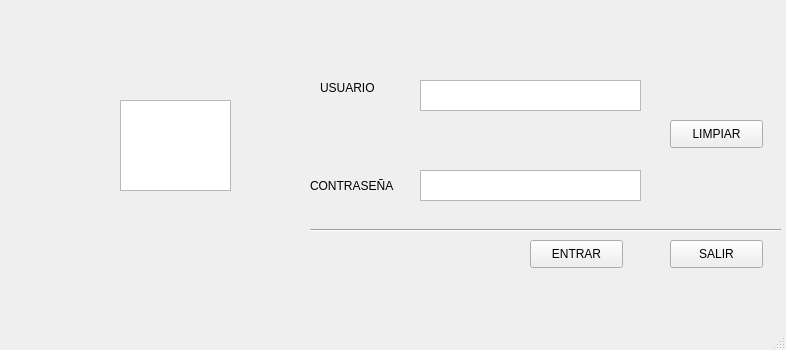
<?xml version="1.0" encoding="UTF-8"?>
<ui version="4.0">
 <class>MainWindow</class>
 <widget class="QMainWindow" name="MainWindow">
  <property name="geometry">
   <rect>
    <x>0</x>
    <y>0</y>
    <width>786</width>
    <height>350</height>
   </rect>
  </property>
  <property name="windowTitle">
   <string>MainWindow</string>
  </property>
  <widget class="QWidget" name="centralwidget">
   <widget class="QLabel" name="label">
    <property name="geometry">
     <rect>
      <x>320</x>
      <y>80</y>
      <width>56</width>
      <height>16</height>
     </rect>
    </property>
    <property name="text">
     <string>USUARIO</string>
    </property>
   </widget>
   <widget class="QLabel" name="label_2">
    <property name="geometry">
     <rect>
      <x>310</x>
      <y>170</y>
      <width>101</width>
      <height>31</height>
     </rect>
    </property>
    <property name="text">
     <string>CONTRASEÑA</string>
    </property>
   </widget>
   <widget class="QTextEdit" name="textUsuario">
    <property name="geometry">
     <rect>
      <x>420</x>
      <y>80</y>
      <width>221</width>
      <height>31</height>
     </rect>
    </property>
   </widget>
   <widget class="QTextEdit" name="textPass">
    <property name="geometry">
     <rect>
      <x>420</x>
      <y>170</y>
      <width>221</width>
      <height>31</height>
     </rect>
    </property>
   </widget>
   <widget class="QPushButton" name="pushLimpiar">
    <property name="geometry">
     <rect>
      <x>670</x>
      <y>120</y>
      <width>93</width>
      <height>28</height>
     </rect>
    </property>
    <property name="text">
     <string>LIMPIAR</string>
    </property>
   </widget>
   <widget class="QPushButton" name="pushEntrar">
    <property name="geometry">
     <rect>
      <x>530</x>
      <y>240</y>
      <width>93</width>
      <height>28</height>
     </rect>
    </property>
    <property name="text">
     <string>ENTRAR</string>
    </property>
   </widget>
   <widget class="QPushButton" name="pushSalir">
    <property name="geometry">
     <rect>
      <x>670</x>
      <y>240</y>
      <width>93</width>
      <height>28</height>
     </rect>
    </property>
    <property name="text">
     <string>SALIR</string>
    </property>
   </widget>
   <widget class="QTextEdit" name="textEdit">
    <property name="geometry">
     <rect>
      <x>120</x>
      <y>100</y>
      <width>111</width>
      <height>91</height>
     </rect>
    </property>
    <property name="styleSheet">
     <string notr="true">
border-image: url(:/logo/icono.jpg);</string>
    </property>
   </widget>
   <widget class="Line" name="line">
    <property name="geometry">
     <rect>
      <x>310</x>
      <y>220</y>
      <width>471</width>
      <height>20</height>
     </rect>
    </property>
    <property name="orientation">
     <enum>Qt::Orientation::Horizontal</enum>
    </property>
   </widget>
  </widget>
  <widget class="QMenuBar" name="menubar">
   <property name="geometry">
    <rect>
     <x>0</x>
     <y>0</y>
     <width>786</width>
     <height>33</height>
    </rect>
   </property>
  </widget>
  <widget class="QStatusBar" name="statusbar"/>
 </widget>
 <resources>
  <include location="imagenes/imagen.qrc"/>
 </resources>
 <connections>
  <connection>
   <sender>pushLimpiar</sender>
   <signal>clicked()</signal>
   <receiver>textPass</receiver>
   <slot>clear()</slot>
   <hints>
    <hint type="sourcelabel">
     <x>716</x>
     <y>166</y>
    </hint>
    <hint type="destinationlabel">
     <x>530</x>
     <y>218</y>
    </hint>
   </hints>
  </connection>
  <connection>
   <sender>pushSalir</sender>
   <signal>clicked()</signal>
   <receiver>MainWindow</receiver>
   <slot>close()</slot>
   <hints>
    <hint type="sourcelabel">
     <x>716</x>
     <y>286</y>
    </hint>
    <hint type="destinationlabel">
     <x>392</x>
     <y>174</y>
    </hint>
   </hints>
  </connection>
  <connection>
   <sender>pushLimpiar</sender>
   <signal>clicked()</signal>
   <receiver>textUsuario</receiver>
   <slot>clear()</slot>
   <hints>
    <hint type="sourcelabel">
     <x>716</x>
     <y>166</y>
    </hint>
    <hint type="destinationlabel">
     <x>530</x>
     <y>128</y>
    </hint>
   </hints>
  </connection>
 </connections>
</ui>
